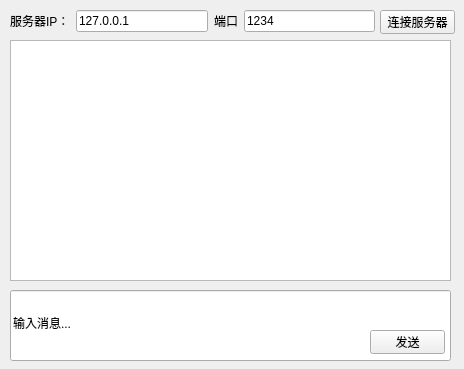
<?xml version="1.0" encoding="UTF-8"?>
<ui version="4.0">
 <class>Widget</class>
 <widget class="QWidget" name="Widget">
  <property name="geometry">
   <rect>
    <x>0</x>
    <y>0</y>
    <width>464</width>
    <height>369</height>
   </rect>
  </property>
  <property name="windowTitle">
   <string>Widget</string>
  </property>
  <widget class="QPushButton" name="connectBtn">
   <property name="geometry">
    <rect>
     <x>380</x>
     <y>10</y>
     <width>75</width>
     <height>24</height>
    </rect>
   </property>
   <property name="text">
    <string>连接服务器</string>
   </property>
  </widget>
  <widget class="QTextEdit" name="messageDisplay">
   <property name="geometry">
    <rect>
     <x>10</x>
     <y>40</y>
     <width>441</width>
     <height>241</height>
    </rect>
   </property>
   <property name="readOnly">
    <bool>true</bool>
   </property>
  </widget>
  <widget class="QLineEdit" name="messageInput">
   <property name="geometry">
    <rect>
     <x>10</x>
     <y>290</y>
     <width>441</width>
     <height>71</height>
    </rect>
   </property>
   <property name="text">
    <string>输入消息...</string>
   </property>
  </widget>
  <widget class="QPushButton" name="sendBtn">
   <property name="geometry">
    <rect>
     <x>370</x>
     <y>330</y>
     <width>75</width>
     <height>24</height>
    </rect>
   </property>
   <property name="text">
    <string>发送</string>
   </property>
   <property name="autoDefault">
    <bool>false</bool>
   </property>
   <property name="default">
    <bool>false</bool>
   </property>
  </widget>
  <widget class="QWidget" name="layoutWidget">
   <property name="geometry">
    <rect>
     <x>10</x>
     <y>10</y>
     <width>365</width>
     <height>22</height>
    </rect>
   </property>
   <layout class="QHBoxLayout" name="horizontalLayout">
    <item>
     <widget class="QLabel" name="label">
      <property name="text">
       <string>服务器IP：</string>
      </property>
     </widget>
    </item>
    <item>
     <widget class="QLineEdit" name="ipEdit">
      <property name="text">
       <string>127.0.0.1</string>
      </property>
     </widget>
    </item>
    <item>
     <widget class="QLabel" name="label_2">
      <property name="text">
       <string>端口</string>
      </property>
     </widget>
    </item>
    <item>
     <widget class="QLineEdit" name="portEdit">
      <property name="text">
       <string>1234</string>
      </property>
     </widget>
    </item>
   </layout>
  </widget>
  <zorder>layoutWidget</zorder>
  <zorder>messageDisplay</zorder>
  <zorder>connectBtn</zorder>
  <zorder>messageInput</zorder>
  <zorder>sendBtn</zorder>
 </widget>
 <resources/>
 <connections/>
</ui>
